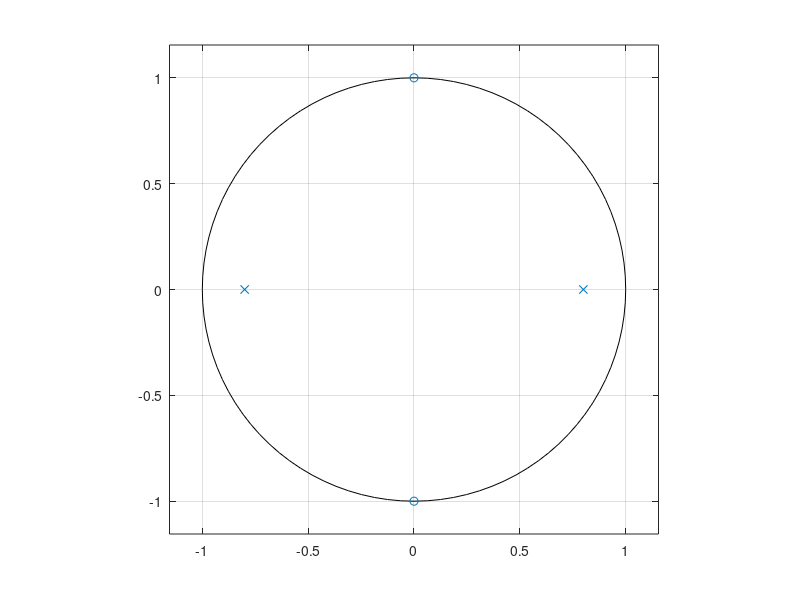
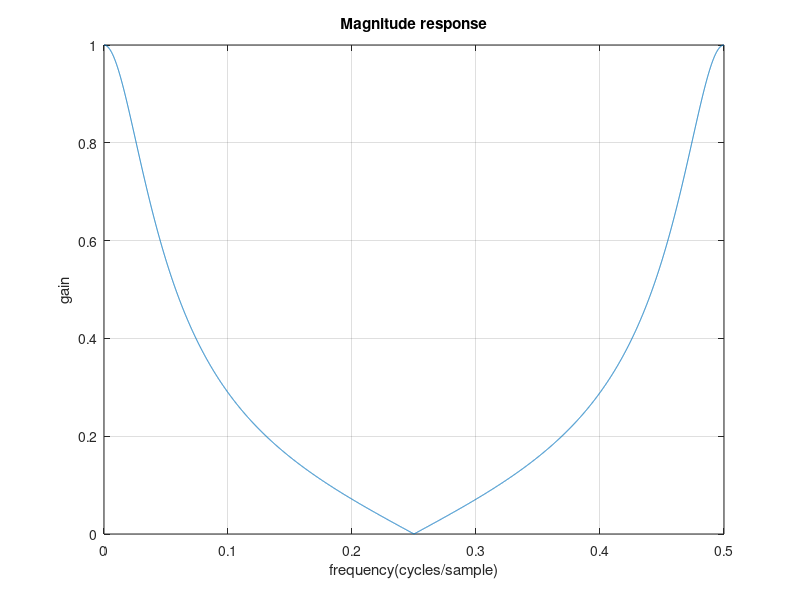

Recreate these plots in MATLAB, in order. (Note: this script raises an error after producing the figures.)
num=[.18 0 .18];%numerator coefficients
den=[1 0 -.64];    %denominator coefficients

[H,W]=freqz(num, den, 8142);
r1 = roots(num);
r2 = roots(den);
zplane(r1,r2);
figure
gain=abs(H);           %magnitude response
f = W/(2*pi);
plot(f,gain), title('Magnitude response'),
xlabel('frequency(cycles/sample)')
grid
ylabel('gain')
figure

%train noise
load train
N=length(y);
Y = fft(y);
Y=abs(Y); %magnitude of FFT
%Plot the magnitude spectrum
%Use data cursor to determine peak locations
stem(0:N-1, Y)
%pass signal thru filter 
z = filter(num,den,y);
soundsc(z,Fs);